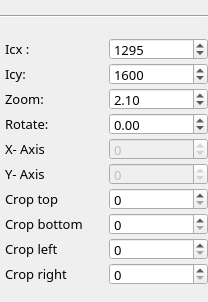
           <widget class="QWidget" name="page_image_1">
            <property name="geometry">
             <rect>
              <x>0</x>
              <y>0</y>
              <width>208</width>
              <height>302</height>
             </rect>
            </property>
            <attribute name="icon">
             <iconset>
              <normaloff>../../../source/views/ui_design/icon/right.png</normaloff>
              <normalon>../../../source/views/ui_design/icon/right.png</normalon>
              <activeoff>../../../source/views/ui_design/icon/down.png</activeoff>../../../source/views/ui_design/icon/right.png</iconset>
            </attribute>
            <attribute name="label">
             <string>Image 1</string>
            </attribute>
            <layout class="QVBoxLayout" name="verticalLayout_3">
             <property name="spacing">
              <number>5</number>
             </property>
             <property name="leftMargin">
              <number>0</number>
             </property>
             <property name="topMargin">
              <number>0</number>
             </property>
             <property name="rightMargin">
              <number>0</number>
             </property>
             <property name="bottomMargin">
              <number>0</number>
             </property>
             <item>
              <widget class="Line" name="line_7">
               <property name="orientation">
                <enum>Qt::Horizontal</enum>
               </property>
              </widget>
             </item>
             <item>
              <layout class="QGridLayout" name="gridLayout_3">
               <property name="leftMargin">
                <number>5</number>
               </property>
               <property name="horizontalSpacing">
                <number>5</number>
               </property>
               <property name="verticalSpacing">
                <number>3</number>
               </property>
               <item row="4" column="3">
                <widget class="QSpinBox" name="val_coordinate_x_image_1">
                 <property name="enabled">
                  <bool>false</bool>
                 </property>
                 <property name="minimumSize">
                  <size>
                   <width>50</width>
                   <height>0</height>
                  </size>
                 </property>
                 <property name="maximumSize">
                  <size>
                   <width>16777215</width>
                   <height>22</height>
                  </size>
                 </property>
                 <property name="font">
                  <font>
                   <family>Sans Serif</family>
                   <pointsize>10</pointsize>
                  </font>
                 </property>
                 <property name="minimum">
                  <number>-10000</number>
                 </property>
                 <property name="maximum">
                  <number>10000</number>
                 </property>
                 <property name="value">
                  <number>0</number>
                 </property>
                </widget>
               </item>
               <item row="5" column="3">
                <widget class="QSpinBox" name="val_coordinate_y_image_1">
                 <property name="enabled">
                  <bool>false</bool>
                 </property>
                 <property name="minimumSize">
                  <size>
                   <width>50</width>
                   <height>0</height>
                  </size>
                 </property>
                 <property name="maximumSize">
                  <size>
                   <width>16777215</width>
                   <height>22</height>
                  </size>
                 </property>
                 <property name="font">
                  <font>
                   <family>Sans Serif</family>
                   <pointsize>10</pointsize>
                  </font>
                 </property>
                 <property name="minimum">
                  <number>-10000</number>
                 </property>
                 <property name="maximum">
                  <number>10000</number>
                 </property>
                 <property name="value">
                  <number>0</number>
                 </property>
                </widget>
               </item>
               <item row="8" column="3">
                <widget class="QSpinBox" name="val_crop_left_image_1">
                 <property name="minimumSize">
                  <size>
                   <width>60</width>
                   <height>0</height>
                  </size>
                 </property>
                 <property name="maximumSize">
                  <size>
                   <width>16777215</width>
                   <height>22</height>
                  </size>
                 </property>
                 <property name="font">
                  <font>
                   <family>Sans Serif</family>
                   <pointsize>10</pointsize>
                  </font>
                 </property>
                 <property name="maximum">
                  <number>2500</number>
                 </property>
                 <property name="value">
                  <number>0</number>
                 </property>
                </widget>
               </item>
               <item row="6" column="3">
                <widget class="QSpinBox" name="val_crop_top_image_1">
                 <property name="minimumSize">
                  <size>
                   <width>60</width>
                   <height>0</height>
                  </size>
                 </property>
                 <property name="maximumSize">
                  <size>
                   <width>16777215</width>
                   <height>22</height>
                  </size>
                 </property>
                 <property name="font">
                  <font>
                   <family>Sans Serif</family>
                   <pointsize>10</pointsize>
                  </font>
                 </property>
                 <property name="maximum">
                  <number>2500</number>
                 </property>
                 <property name="value">
                  <number>0</number>
                 </property>
                </widget>
               </item>
               <item row="7" column="0">
                <widget class="QLabel" name="label_50">
                 <property name="font">
                  <font>
                   <family>Sans Serif</family>
                   <pointsize>10</pointsize>
                  </font>
                 </property>
                 <property name="text">
                  <string>Crop bottom</string>
                 </property>
                </widget>
               </item>
               <item row="0" column="3">
                <widget class="QSpinBox" name="val_icx_image_1">
                 <property name="enabled">
                  <bool>true</bool>
                 </property>
                 <property name="minimumSize">
                  <size>
                   <width>60</width>
                   <height>0</height>
                  </size>
                 </property>
                 <property name="maximumSize">
                  <size>
                   <width>16777215</width>
                   <height>22</height>
                  </size>
                 </property>
                 <property name="font">
                  <font>
                   <family>Sans Serif</family>
                   <pointsize>10</pointsize>
                  </font>
                 </property>
                 <property name="maximum">
                  <number>4000</number>
                 </property>
                 <property name="value">
                  <number>1295</number>
                 </property>
                </widget>
               </item>
               <item row="9" column="0">
                <widget class="QLabel" name="label_53">
                 <property name="font">
                  <font>
                   <family>Sans Serif</family>
                   <pointsize>10</pointsize>
                  </font>
                 </property>
                 <property name="text">
                  <string>Crop right</string>
                 </property>
                </widget>
               </item>
               <item row="9" column="3">
                <widget class="QSpinBox" name="val_crop_right_image_1">
                 <property name="minimumSize">
                  <size>
                   <width>60</width>
                   <height>0</height>
                  </size>
                 </property>
                 <property name="maximumSize">
                  <size>
                   <width>16777215</width>
                   <height>22</height>
                  </size>
                 </property>
                 <property name="font">
                  <font>
                   <family>Sans Serif</family>
                   <pointsize>10</pointsize>
                  </font>
                 </property>
                 <property name="maximum">
                  <number>2500</number>
                 </property>
                 <property name="value">
                  <number>0</number>
                 </property>
                </widget>
               </item>
               <item row="0" column="0">
                <widget class="QLabel" name="label_39">
                 <property name="minimumSize">
                  <size>
                   <width>60</width>
                   <height>0</height>
                  </size>
                 </property>
                 <property name="font">
                  <font>
                   <family>Sans Serif</family>
                   <pointsize>10</pointsize>
                  </font>
                 </property>
                 <property name="text">
                  <string>Icx :</string>
                 </property>
                </widget>
               </item>
               <item row="4" column="0">
                <widget class="QLabel" name="label_30">
                 <property name="font">
                  <font>
                   <family>Sans Serif</family>
                   <pointsize>10</pointsize>
                  </font>
                 </property>
                 <property name="text">
                  <string>X- Axis</string>
                 </property>
                </widget>
               </item>
               <item row="8" column="0">
                <widget class="QLabel" name="label_52">
                 <property name="font">
                  <font>
                   <family>Sans Serif</family>
                   <pointsize>10</pointsize>
                  </font>
                 </property>
                 <property name="text">
                  <string>Crop left</string>
                 </property>
                </widget>
               </item>
               <item row="2" column="3">
                <widget class="QDoubleSpinBox" name="val_zoom_image_1">
                 <property name="minimumSize">
                  <size>
                   <width>60</width>
                   <height>0</height>
                  </size>
                 </property>
                 <property name="maximumSize">
                  <size>
                   <width>16777215</width>
                   <height>22</height>
                  </size>
                 </property>
                 <property name="font">
                  <font>
                   <family>Sans Serif</family>
                   <pointsize>10</pointsize>
                  </font>
                 </property>
                 <property name="decimals">
                  <number>2</number>
                 </property>
                 <property name="maximum">
                  <double>14.000000000000000</double>
                 </property>
                 <property name="singleStep">
                  <double>0.020000000000000</double>
                 </property>
                 <property name="value">
                  <double>2.100000000000000</double>
                 </property>
                </widget>
               </item>
               <item row="5" column="0">
                <widget class="QLabel" name="label_38">
                 <property name="font">
                  <font>
                   <family>Sans Serif</family>
                   <pointsize>10</pointsize>
                  </font>
                 </property>
                 <property name="text">
                  <string>Y- Axis</string>
                 </property>
                </widget>
               </item>
               <item row="1" column="3">
                <widget class="QSpinBox" name="val_icy_image_1">
                 <property name="enabled">
                  <bool>true</bool>
                 </property>
                 <property name="minimumSize">
                  <size>
                   <width>60</width>
                   <height>0</height>
                  </size>
                 </property>
                 <property name="maximumSize">
                  <size>
                   <width>16777215</width>
                   <height>22</height>
                  </size>
                 </property>
                 <property name="font">
                  <font>
                   <family>Sans Serif</family>
                   <pointsize>10</pointsize>
                  </font>
                 </property>
                 <property name="maximum">
                  <number>4000</number>
                 </property>
                 <property name="value">
                  <number>1600</number>
                 </property>
                </widget>
               </item>
               <item row="3" column="3">
                <widget class="QDoubleSpinBox" name="val_rotate_image_1">
                 <property name="minimumSize">
                  <size>
                   <width>50</width>
                   <height>0</height>
                  </size>
                 </property>
                 <property name="maximumSize">
                  <size>
                   <width>16777215</width>
                   <height>22</height>
                  </size>
                 </property>
                 <property name="font">
                  <font>
                   <family>Sans Serif</family>
                   <pointsize>10</pointsize>
                  </font>
                 </property>
                 <property name="minimum">
                  <double>-180.000000000000000</double>
                 </property>
                 <property name="maximum">
                  <double>180.000000000000000</double>
                 </property>
                 <property name="singleStep">
                  <double>0.100000000000000</double>
                 </property>
                </widget>
               </item>
               <item row="6" column="0">
                <widget class="QLabel" name="label_37">
                 <property name="font">
                  <font>
                   <family>Sans Serif</family>
                   <pointsize>10</pointsize>
                  </font>
                 </property>
                 <property name="text">
                  <string>Crop top</string>
                 </property>
                </widget>
               </item>
               <item row="3" column="0">
                <widget class="QLabel" name="label_11">
                 <property name="minimumSize">
                  <size>
                   <width>60</width>
                   <height>0</height>
                  </size>
                 </property>
                 <property name="font">
                  <font>
                   <family>Sans Serif</family>
                   <pointsize>10</pointsize>
                  </font>
                 </property>
                 <property name="text">
                  <string>Rotate: </string>
                 </property>
                </widget>
               </item>
               <item row="7" column="3">
                <widget class="QSpinBox" name="val_crop_bottom_image_1">
                 <property name="minimumSize">
                  <size>
                   <width>60</width>
                   <height>0</height>
                  </size>
                 </property>
                 <property name="maximumSize">
                  <size>
                   <width>16777215</width>
                   <height>22</height>
                  </size>
                 </property>
                 <property name="font">
                  <font>
                   <family>Sans Serif</family>
                   <pointsize>10</pointsize>
                  </font>
                 </property>
                 <property name="maximum">
                  <number>2500</number>
                 </property>
                 <property name="value">
                  <number>0</number>
                 </property>
                </widget>
               </item>
               <item row="1" column="0">
                <widget class="QLabel" name="label_45">
                 <property name="minimumSize">
                  <size>
                   <width>60</width>
                   <height>0</height>
                  </size>
                 </property>
                 <property name="font">
                  <font>
                   <family>Sans Serif</family>
                   <pointsize>10</pointsize>
                  </font>
                 </property>
                 <property name="text">
                  <string>Icy:</string>
                 </property>
                </widget>
               </item>
               <item row="2" column="0">
                <widget class="QLabel" name="label_13">
                 <property name="minimumSize">
                  <size>
                   <width>80</width>
                   <height>0</height>
                  </size>
                 </property>
                 <property name="font">
                  <font>
                   <family>Sans Serif</family>
                   <pointsize>10</pointsize>
                  </font>
                 </property>
                 <property name="text">
                  <string>Zoom:</string>
                 </property>
                </widget>
               </item>
              </layout>
             </item>
            </layout>
           </widget>
